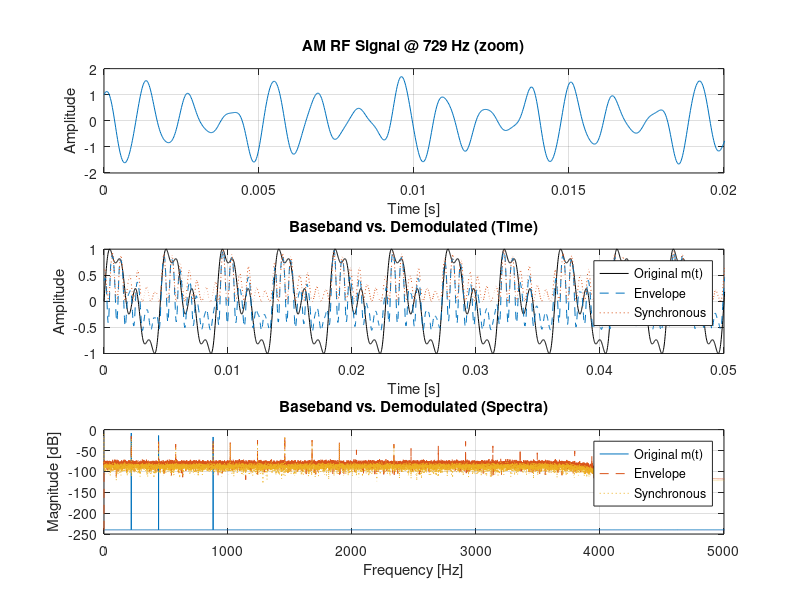

Recreate this plot in MATLAB.
clear;
close all;
clf;
clc;

fs = 48e3;
dur = 3;
t = (0:1/fs:dur-1/fs).';
fc = 729;
mu = 0.7;
SNRdB = 25;

m = 0.6*sin(2*pi*220*t) + 0.3*sin(2*pi*440*t) + 0.2*sin(2*pi*880*t);
m = m ./ max(abs(m)+1e-12);

s_tx = (1 + mu*m) .* cos(2*pi*fc*t);
s_rx = awgn(s_tx, SNRdB, 'measured');

rect = abs(s_rx);
lp_cut = 4e3;
Nfir = 200;
b = fir1(Nfir, lp_cut/(fs/2), 'low', hamming(Nfir+1));
y_env = filtfilt(b,1,rect);
y_env = y_env - mean(y_env);

lo = cos(2*pi*fc*t);
y_mix = 2*s_rx .* lo;
y_sync = filtfilt(b,1,y_mix);

m_n = m / max(abs(m)+1e-12);
y_env_n = y_env / max(abs(y_env)+1e-12);
y_sync_n = y_sync / max(abs(y_sync)+1e-12);

figure('Color','w','Position',[100 100 1200 800]);
subplot(3,1,1);
plot(t, s_tx); xlim([0 0.02]); grid on;
xlabel('Time [s]'); ylabel('Amplitude');
title('AM RF Signal @ 729 Hz (zoom)');

subplot(3,1,2);
plot(t, m_n, 'k'); hold on;
plot(t, y_env_n, '--'); plot(t, y_sync_n, ':'); grid on;
xlim([0 0.05]);
xlabel('Time [s]'); ylabel('Amplitude');
title('Baseband vs. Demodulated (Time)');
legend('Original m(t)','Envelope','Synchronous','Location','best');

fftmag = @(x)(20*log10(abs(fft(x))/numel(x) + 1e-12));
f = (0:numel(t)-1)'*fs/numel(t);
half = 1:floor(numel(f)/2);
M = fftmag(m_n);
ME = fftmag(y_env_n);
MS = fftmag(y_sync_n);
subplot(3,1,3);
plot(f(half), M(half)); hold on;
plot(f(half), ME(half), '--'); plot(f(half), MS(half), ':'); grid on;
xlim([0 5000]); xlabel('Frequency [Hz]'); ylabel('Magnitude [dB]');
title('Baseband vs. Demodulated (Spectra)');
legend('Original m(t)','Envelope','Synchronous','Location','best');
